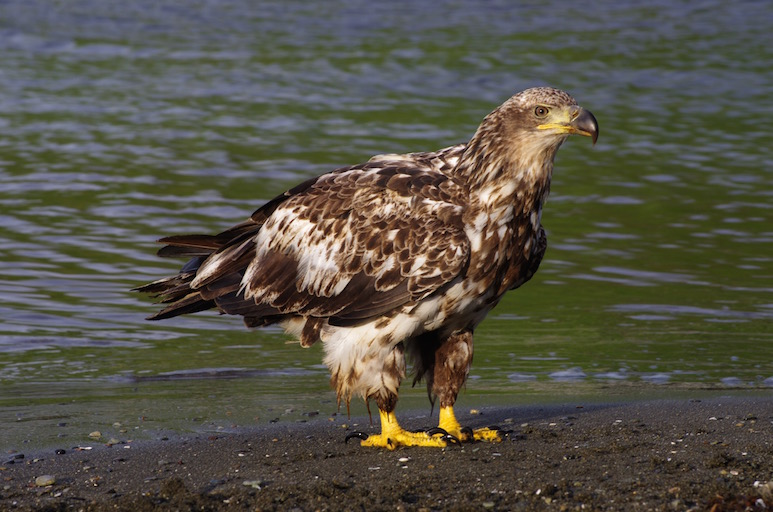
#> input picture figure/cam/eagle.jpg, 773 x 512 px
$ python main_tools.py
#> lines starting #> are read from the running program, lines starting #| are printed output that depends on the picture
import os
import shutil
import cv2
import numpy as np

names = ['trashcan', 'slippers', 'wire', 'socks',
         'carpet', 'book', 'feces', 'curtain', 'stool', 'bed', 'sofa', 'close stool', 'table', 'cabinet']


# 选出数据集中14种类别的图片
# [116 lines left out: functions find_14_images, fix_shape, xywhn2xyxy, plot_box, images_true_label, not called in this run]
        # cv2.waitKey(0)


# 拼接多张图片
def concat_images():
    images = []
    save_path = 'figure'
    ori_path = 'figure/cam/eagle.jpg'
    image_path = [ori_path, 'outputs/eagle/gradcam/104_0.jpg']
    for img_path in image_path:
        img = cv2.imread(img_path)
#> img is the input picture: shape (512, 773, 3); mean B, G, R 70.8, 82, 85.2
        images.append(img)
    w, h = images[0].shape[:2]
#> w = 512; h = 773
    width = w
#> width = 512
    height = h * len(images)
#> height = 1546
    base_img = np.zeros((width, height, 3), dtype=np.uint8)

    for i, img in enumerate(images):
        base_img[:, h * i:h * (i + 1), ...] = img
#> this loop made 2 passes
#> img on pass 2: None
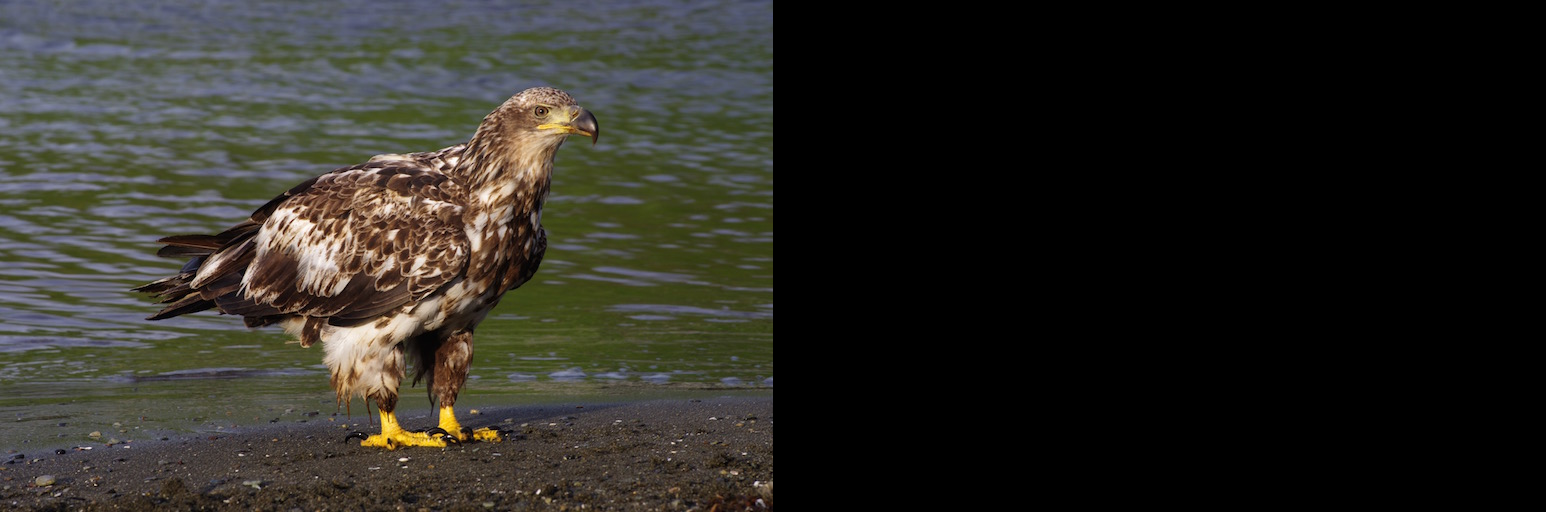
#> base_img: shape (512, 1546, 3); mean of channels 0, 1, 2 35.4, 41, 42.6; drawn as B, G, R

    imgae_name = os.path.basename(ori_path)  # 获取图片名
    output_path = f'{save_path}/{imgae_name[:-4]}_result.jpg'
    cv2.imwrite(output_path, base_img)


if __name__ == '__main__':
    # 选出数据集中14种类别的图片
    # find_14_images('14_labels/', 'labels/')

    # 查看标注的数据集是否准确
    # images_true_label('inference/odsrihs/images/', 'inference/odsrihs/labels/')

    # 拼接多张图片
#> (the run stopped early here; a loop or call above may not have finished)
